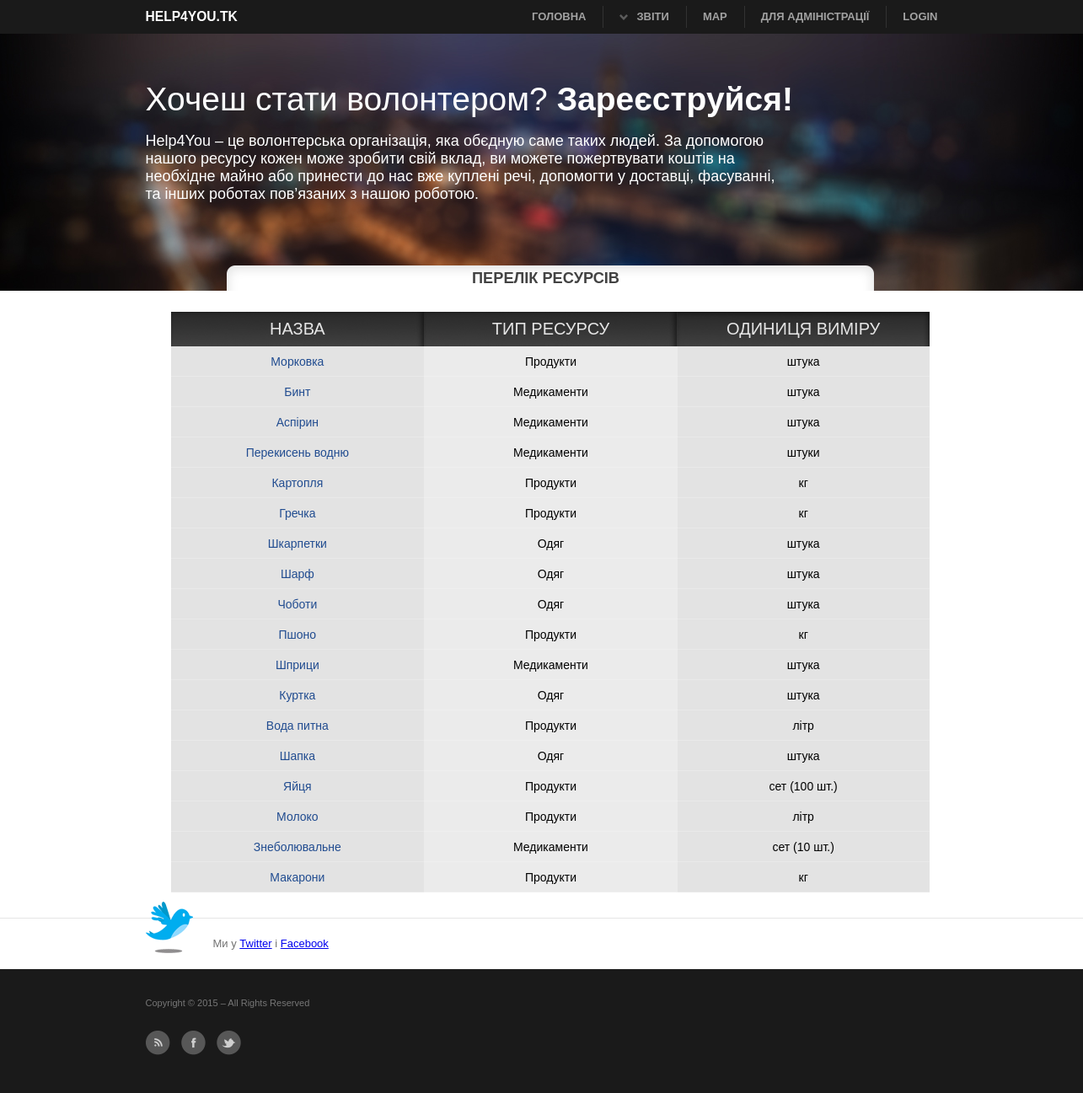
/resource/, run on the app's committed database.
### main/models.py (models this page shows, shortened)
class Resource(models.Model):
    category_resource = models.ForeignKey('CategoryResource',verbose_name=u'Категорія ресурса')
    name = models.CharField(max_length=30,verbose_name=u'Назва ресурсу')
    unit_of_mesure = models.CharField(max_length=30,verbose_name=u'Одиниця вимірювання')
    weight_one_unit = models.FloatField(verbose_name=u'Маса однієї одиниці', null=True)
    volume_of_one_unit = models.FloatField(verbose_name=u'Об"єм однієї одиниці')
    price_one_unit = models.FloatField(verbose_name=u'Ціна однієї одиниці')
    class Meta:
        verbose_name_plural = u'Ресурси'

class CategoryResource(models.Model):
    category = models.CharField(max_length=50, verbose_name=u'Категорія')
    class Meta:
        verbose_name_plural = u'Категорії ресурсів'
    def __unicode__(self):
        return self.category

### main/views.py (the view)
class ResourceListView(ListView):
    template_name = 'list_resource.html'
    model = Resource
    context_object_name = 'Resource'

### main/templates/list_resource.html (shortened to what this page needs)
{% extends 'base.html' %}
{% block title %}
    <h3 class="title_list">Перелік ресурсів</h3>
{% endblock %}
{% block content %}
    <div id="list_table">
  <table border="0">
    <tr>
        <td class="top_left">НАЗВА</td>
        <td class="top_cen">ТИП РЕСУРСУ</td>
        <td class="top_right">ОДИНИЦЯ ВИМІРУ</td>
    </tr>
    {% for resource in Resource %}
        <tr class="list_tr">
        <td class="cell"><a class="detail_list" href="{% url 'grafik_resource' resource.id %}"> {{ resource.name }}</a> </td>
        <td class="cell_c">{{ resource.category_resource }}</td>
        <td class="cell">{{ resource.unit_of_mesure }}</td>
    </tr>
    {% endfor %}
  </table>
    </div>
{% endblock %}

### main/static/main.css (style rules this page uses)
html { background: #ffffff }
body { color:#727272; font:normal 13px "Helvetice Neue",Arial,Tahoma,Verdana; }
a { outline:0; }
h1, h2, h3, h4 { line-height:1.2em; margin-bottom:15px; font-weight:bold; }
h3, h4 { font-size:1.4em; color:#424242; text-shadow:1px 1px 1px #fff; margin-bottom:10px; }
h3 { -webkit-margin-before: 0em; -webkit-margin-after: 0em; -webkit-margin-start: 0px; -webkit-margin-end: 0px; text-shadow:0px 0px 0px #fff; }
.list_tr { border-bottom: 1px solid #2b2b2b; }
#list_table table { width: 900px; margin-left: 30px; margin-top: 15px; }
table { border-spacing:0px; }
.top_left { width: 302px; height: 41px; color: #e5e5e5; background: url("img/top_cen.jpg") repeat-x; text-align: center; font:normal 20px "Helvetice Neue",Arial,Tahoma,Verdana; border-spacing: 0px; }
.top_cen { width: 302px; height: 41px; color: #e5e5e5; background: url("img/top_cen.jpg") repeat-x; text-align: center; font:normal 20px "Helvetice Neue",Arial,Tahoma,Verdana; border-spacing: 0px; }
.top_right { width: 300px; height: 41px; color: #e5e5e5; background: url("img/top_right.jpg") repeat-x; text-align: center; font:normal 20px "Helvetice Neue",Arial,Tahoma,Verdana; }
.cell { width: 300px; height: 36px; background: url("img/cell.gif") repeat-x; text-align: center; font:normal 14px "Helvetice Neue",Arial,Tahoma,Verdana; }
.cell_c { width: 300px; height: 36px; background: url("img/cell_c.gif") repeat-x; text-align: center; font:normal 14px "Helvetice Neue",Arial,Tahoma,Verdana; }
.detail_list { color:#214c90; text-decoration: none; }
.title_list { margin-left:210px; padding-right: 200px; background: url("img/h.png") no-repeat; padding-top: 5px; padding-bottom: 5px; text-align: center; text-transform: uppercase; }

### main/static/print.css (style rules this page uses)
* { background:none !important; }
body { color:#000; font:normal 12px Arial,sans-serif; padding-top:0; }
a, #content a { color:#000; outline:0; text-decoration:none; border:none; }
h1, h2, h3, h4, h5 { margin:0 0 10px 0; color:#000; }
h3 { font-size:1.2em; margin-bottom:20px; }

### data on the page
Resource: name "Морковка", category_resource "Продукти", unit_of_mesure "штука"
Resource: name "Бинт", category_resource "Медикаменти", unit_of_mesure "штука"
Resource: name "Аспірин", category_resource "Медикаменти", unit_of_mesure "штука"
Resource: name "Перекисень водню", category_resource "Медикаменти", unit_of_mesure "штуки"
Resource: name "Картопля", category_resource "Продукти", unit_of_mesure "кг"
Resource: name "Гречка", category_resource "Продукти", unit_of_mesure "кг"
Resource: name "Шкарпетки", category_resource "Одяг", unit_of_mesure "штука"
Resource: name "Шарф", category_resource "Одяг", unit_of_mesure "штука"
Resource: name "Чоботи", category_resource "Одяг", unit_of_mesure "штука"
Resource: name "Пшоно", category_resource "Продукти", unit_of_mesure "кг"
Resource: name "Шприци", category_resource "Медикаменти", unit_of_mesure "штука"
Resource: name "Куртка", category_resource "Одяг", unit_of_mesure "штука"
Resource: name "Вода питна", category_resource "Продукти", unit_of_mesure "літр"
Resource: name "Шапка", category_resource "Одяг", unit_of_mesure "штука"
Resource: name "Яйця", category_resource "Продукти", unit_of_mesure "сет (100 шт.)"
Resource: name "Молоко", category_resource "Продукти", unit_of_mesure "літр"
Resource: name "Знеболювальне", category_resource "Медикаменти", unit_of_mesure "сет (10 шт.)"
Resource: name "Макарони", category_resource "Продукти", unit_of_mesure "кг"
